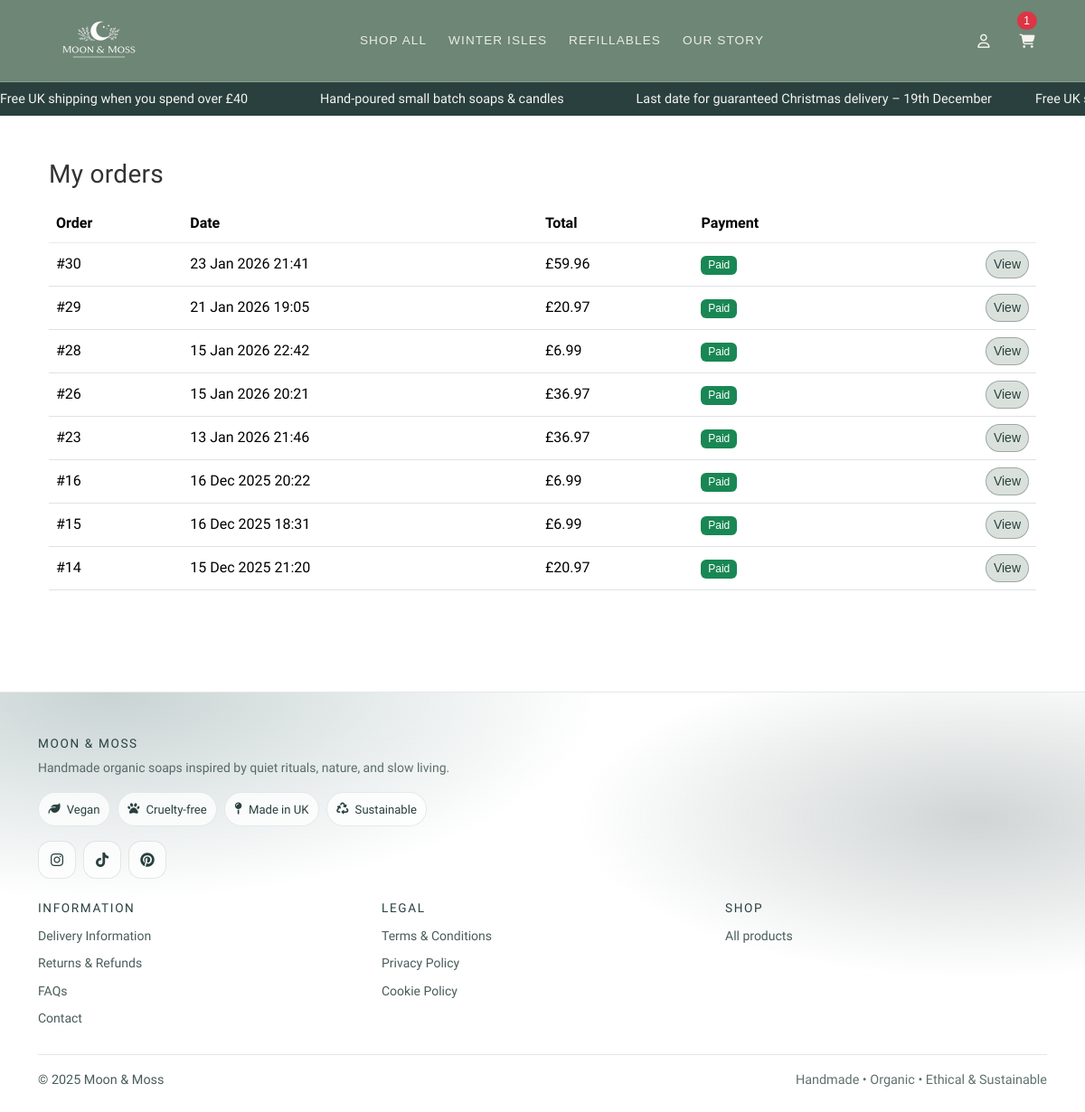
Page /accounts/orders/ (signed in) on the committed database.
### checkout/models.py (models this page shows, shortened)
class Order(models.Model):
    PENDING = "PENDING"
    PAID = "PAID"
    FAILED = "FAILED"
    NEW = "NEW"
    DISPATCHED = "DISPATCHED"
    DELIVERED = "DELIVERED"
    CANCELLED = "CANCELLED"
    STATUS_CHOICES = [
        (PENDING, "Pending"),
        (PAID, "Paid"),
        (FAILED, "Failed"),
    ]
    FULFILMENT_CHOICES = [
        (NEW, "New"),
        (DISPATCHED, "Dispatched"),
        (DELIVERED, "Delivered"),
        (CANCELLED, "Cancelled"),
    ]
    user = models.ForeignKey(
        settings.AUTH_USER_MODEL,
        on_delete=models.SET_NULL,
        null=True,
        blank=True,
        related_name="orders",
    )
    full_name = models.CharField(max_length=100, blank=True)
    email = models.EmailField(blank=True)
    address_line1 = models.CharField(max_length=255, blank=True)
    address_line2 = models.CharField(max_length=255, blank=True)
    city = models.CharField(max_length=100, blank=True)
    postcode = models.CharField(max_length=20, blank=True)
    status = models.CharField(
        max_length=10,
        choices=STATUS_CHOICES,
        default=PENDING,
    )
    total = models.DecimalField(max_digits=8, decimal_places=2)
    stripe_session_id = models.CharField(max_length=255, blank=True)
    created_at = models.DateTimeField(auto_now_add=True)
    stock_deducted = models.BooleanField(default=False)
    fulfilment_status = models.CharField(
        max_length=12,
        choices=FULFILMENT_CHOICES,
        default=NEW,
    )
    dispatched_at = models.DateTimeField(null=True, blank=True)
    delivered_at = models.DateTimeField(null=True, blank=True)
    cancelled_at = models.DateTimeField(null=True, blank=True)

### accounts/views.py (the view)
# urls.py: path("orders/", views.my_orders, name="my_orders"),
@login_required
def my_orders(request):
    orders = (
        Order.objects
        .filter(user=request.user, status=Order.PAID)
        .order_by("-created_at")
    )
    return render(request, "accounts/my_orders.html", {"orders": orders})

### cart/context_processors.py (called while the page is built)
def cart_count(request):
    cart = get_or_create_cart(request)
    try:
        count = sum(i.qty for i in cart.items.all())
    except Exception:
        count = 0
    return {"cart_count": count}

### cart/utils.py (called while the page is built)
def get_or_create_cart(request):
    if not request.session.session_key:
        request.session.create()
    request.session.set_expiry(60 * 60 * 24 * 14)
    session_key = request.session.session_key
    if request.user.is_authenticated:
        cart, created = Cart.objects.get_or_create(
            user=request.user,
            defaults={"session_key": session_key},
        )
        if not cart.session_key:
            cart.session_key = session_key
            cart.save(update_fields=["session_key"])
        return cart
    cart, _ = Cart.objects.get_or_create(user=None, session_key=session_key)
    return cart

### accounts/templates/accounts/my_orders.html (shortened to what this page needs)
{% extends "base.html" %}
{% block content %}
  <div class="container py-4">
    <div class="d-flex justify-content-between align-items-center mb-3">
      <h1 class="h3 mb-0">My orders</h1>
    </div>
    <div class="table-responsive">
      <table class="table align-middle">
        <thead>
          <tr>
            <th>Order</th>
            <th>Date</th>
            <th>Total</th>
            <th>Payment</th>
            <th></th>
          </tr>
        </thead>
        <tbody>
          {% for o in orders %}
            <tr>
              <td>#{{ o.id }}</td>
              <td>{{ o.created_at|date:"d M Y H:i" }}</td>
              <td>£{{ o.total|floatformat:2 }}</td>
              <td>
                {% if o.status == "PAID" %}
                  <span class="badge text-bg-success">Paid</span>
                {% elif o.status == "PENDING" %}
                  <span class="badge text-bg-warning">Pending</span>
                {% else %}
                  <span class="badge text-bg-danger">Failed</span>
                {% endif %}
              </td>
              <td class="text-end">
                <a class="btn btn-sm btn-outline-secondary"
                   href="{% url 'accounts:my_order_detail' o.id %}">View</a>
              </td>
            </tr>
          {% empty %}
            <tr>
              <td colspan="5" class="text-muted">You don’t have any orders yet.</td>
            </tr>
          {% endfor %}
        </tbody>
      </table>
    </div>
  </div>
{% endblock content %}

### templates/base.html (shortened to what this page needs)
{% load static %}
<!DOCTYPE html>
<html lang="en">
  <head>
    <link href="https://cdn.jsdelivr.net/npm/bootstrap@5.3.3/dist/css/bootstrap.min.css" rel="stylesheet">
    <link rel="stylesheet" href="{% static 'css/base-user.css' %}">
  </head>
  <body>
    <nav class="navbar navbar-light navbar-pink bb-navbar sticky-top">
      <div class="container bb-nav-grid">
        <div class="bb-nav-center">
          <a class="navbar-brand bb-brand" href="{% url 'catalog:home' %}">
            <img
              src="{% static 'img/logo-135.png' %}"
              srcset="
                {% static 'img/logo-135.png' %} 1x,
                {% static 'img/logo-270.png' %} 2x,
                {% static 'img/logo-405.png' %} 3x
              "
              width="135"
              height="90"
              alt="Moon & Moss"
              class="bb-logo"
              decoding="async"
            >
          </a>
        </div>
        <div class="bb-nav-links-wrap d-none d-lg-flex">
          <ul class="navbar-nav bb-nav-links bb-nav-links-desktop">
            <li class="nav-item"><a class="nav-link" href="{% url 'catalog:product_list' %}">Shop All</a></li>
            <li class="nav-item"><a class="nav-link" href="{% url 'catalog:winter_isles' %}">Winter Isles</a></li>
            <li class="nav-item"><a class="nav-link" href="{% url 'catalog:refillables' %}">Refillables</a></li>
            <li class="nav-item"><a class="nav-link" href="{% url 'catalog:about' %}">Our Story</a></li>
          </ul>
        </div>
        <div class="bb-nav-right bb-nav-icons">
        {% if user.is_authenticated %}
          <div class="dropdown bb-account-dropdown">
            <button class="btn bb-icon-link dropdown-toggle"
                    type="button"
                    id="accountMenu"
                    data-bs-toggle="dropdown"
                    aria-expanded="false"
                    aria-label="Account menu">
              <span class="bb-icon"><i class="fa-regular fa-user"></i></span>
            </button>
          </div>
        {% else %}
      <a href="{% url 'accounts:login' %}?next={{ request.get_full_path }}"
        class="bb-icon-link"
        title="Login">
        <span class="bb-icon"><i class="fa-regular fa-user"></i></span>
      </a>
    {% endif %}
          <a href="{% url 'cart:view' %}"
            class="bb-icon-link position-relative"
            title="Cart"
            data-bs-toggle="offcanvas"
            data-bs-target="#miniCart"
            aria-controls="miniCart">
            <span class="bb-icon"><i class="fa-solid fa-cart-shopping"></i></span>
            <span id="cart-count"
            class="position-absolute top-0 end-0 translate-middle badge rounded-pill text-bg-danger">
              {{ cart_count|default:0 }}
            </span>
          </a>
        </div>
      </div>
    </nav>
    <div class="bb-promo-bar">
      <div class="bb-promo-inner">
      <div class="bb-promo-track">
          <span>Free UK shipping when you spend over £40</span>
          <span>Hand-poured small batch soaps & candles</span>
          <span>Last date for guaranteed Christmas delivery – 19th December</span>
      </div>
      <div class="bb-promo-track">
        <span>Free UK shipping when you spend over £40</span>
      </div>
    </div>
  </div>
    <div class="toast-container position-fixed bottom-0 end-0 p-3"
         style="z-index: 1080">
    </div>
    <main class="container py-4">
      {% block content %}{% endblock content %}
    </main>
  <footer class="bb-footer mt-5 pt-5 pb-4">
    <div class="container">
      <div class="row g-4 align-items-start mb-4">
        <div class="col-12">
          <div class="bb-footer-brand">
            <h6 class="text-uppercase mb-2">Moon &amp; Moss</h6>
            <p class="small mb-3 bb-footer-muted">
              Handmade organic soaps inspired by quiet rituals, nature, and slow living.
            </p>
            <div class="bb-footer-chips">
              <span class="bb-footer-chip"><i class="fa-solid fa-leaf" aria-hidden="true"></i> Vegan</span>
              <span class="bb-footer-chip"><i class="fa-solid fa-paw" aria-hidden="true"></i> Cruelty-free</span>
              <span class="bb-footer-chip"><i class="fa-solid fa-map-pin" aria-hidden="true"></i> Made in UK</span>
              <span class="bb-footer-chip"><i class="fa-solid fa-recycle" aria-hidden="true"></i> Sustainable</span>
            </div>
            <div class="bb-footer-social mt-3">
              <a href="#" class="bb-social-link" aria-label="Instagram"><i class="fa-brands fa-instagram"></i></a>
              <a href="#" class="bb-social-link" aria-label="TikTok"><i class="fa-brands fa-tiktok"></i></a>
              <a href="#" class="bb-social-link" aria-label="Pinterest"><i class="fa-brands fa-pinterest"></i></a>
            </div>
          </div>
        </div>
      </div>
      <div class="row g-4">
        <div class="col-6 col-md-4">
          <h6 class="text-uppercase mb-2">Information</h6>
          <ul class="list-unstyled small mb-0 bb-footer-links">
            <li><a href="{% url 'delivery' %}">Delivery Information</a></li>
            <li><a href="{% url 'returns' %}">Returns &amp; Refunds</a></li>
            <li><a href="{% url 'faq' %}">FAQs</a></li>
            <li><a href="{% url 'contact' %}">Contact</a></li>
          </ul>
        </div>
        <div class="col-6 col-md-4">
          <h6 class="text-uppercase mb-2">Legal</h6>
          <ul class="list-unstyled small mb-0 bb-footer-links">
            <li><a href="{% url 'terms' %}">Terms &amp; Conditions</a></li>
            <li><a href="{% url 'privacy' %}">Privacy Policy</a></li>
            <li><a href="{% url 'cookies' %}">Cookie Policy</a></li>
          </ul>
        </div>
        <div class="col-12 col-md-4">
          <h6 class="text-uppercase mb-2">Shop</h6>
          <ul class="list-unstyled small mb-3 bb-footer-links">
            <li><a href="{% url 'catalog:product_list' %}">All products</a></li>
          </ul>
        </div>
      </div>
      <div class="bb-footer-bottom mt-4 pt-3">
        <span>© {{ now|default:"2025" }} Moon &amp; Moss</span>
        <span class="bb-footer-muted">Handmade • Organic • Ethical &amp; Sustainable</span>
      </div>
    </div>
  </footer>
  </body>
</html>

### rows in the picture
Order: id "30", created_at "23 Jan 2026 21:41", total "59.96", status "Paid"
Order: id "29", created_at "21 Jan 2026 19:05", total "20.97", status "Paid"
Order: id "28", created_at "15 Jan 2026 22:42", total "6.99", status "Paid"
Order: id "26", created_at "15 Jan 2026 20:21", total "36.97", status "Paid"
Order: id "23", created_at "13 Jan 2026 21:46", total "36.97", status "Paid"
Order: id "16", created_at "16 Dec 2025 20:22", total "6.99", status "Paid"
Order: id "15", created_at "16 Dec 2025 18:31", total "6.99", status "Paid"
Order: id "14", created_at "15 Dec 2025 21:20", total "20.97", status "Paid"

### other values in the picture
{{ cart_count|default:0 }} "1"
{{ now|default:"2025" }} "2025"
